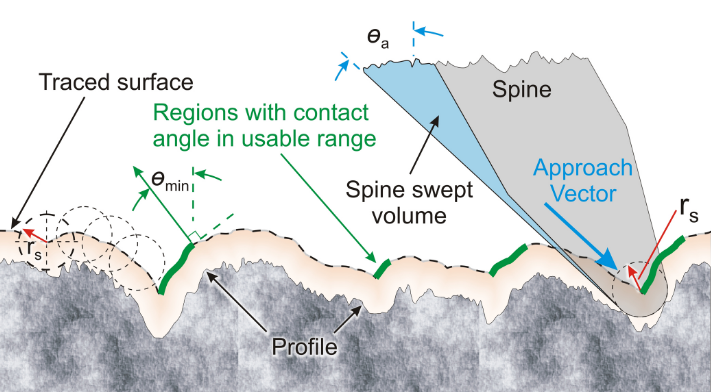
#> input picture picture/Alan T. Asbeck spine示意图.png, 711 x 392 px
$ python prepare_images.py
#> lines starting #> are read from the running program, lines starting #| are printed output that depends on the picture
"""Prepare faithful, smaller web renditions; source files in picture/ stay intact."""
from pathlib import Path
from PIL import Image, ImageOps
import json
ROOT=Path(__file__).resolve().parent.parent
OUT=ROOT/'assets'/'gallery'
OUT.mkdir(parents=True,exist_ok=True)
entries=[
 ('asbeck-2006','Alan T. Asbeck spine示意图.png','微刺与粗糙表面的接触几何','Asbeck et al. · 2006','刺尖、接近方向与可用接触角的关系。'),
 ('hawkes-2015','Elliot W. Hawkes剪切敏感材料.png','剪切方向与干黏附接合','Hawkes et al. · 2015','不同加载方向下的微结构接触状态。'),
 ('pope-2017','Morgan T. Pope scamp攀爬无人机.png','SCAMP 飞行攀爬机器人','Pope et al. · 2017','装配、机构分解与机器人实物对照。'),
 ('ruffatto-2014','Donald Ruffatto 静电吸附.png','静电与干黏附复合垫','Ruffatto et al. · 2014','嵌入电极与方向性干黏附微结构。'),
 ('modabberifar-2018','Mehdi Modabberifar SMA驱动吸附.png','腱驱动夹爪的受力示意','Modabberifar et al. · 2018','相向剪切加载与竖直承载方向。'),
 ('federle-2019','Walter Federle剪切敏感.png','生物附着中的方向性','Federle · 2019','拉动、推动与附着垫接触稳定性的关系。'),
 ('shen-2025','Yunian Shen 机器学习.png','飞行栖停的预测与控制流程','Shen et al. · 2025','从仿真和实验数据，到学习模型与栖停控制。'),
 ('yu-2024','ZhiWei Yu 柔软 PU 黏附材料微重力黏附.png','柔软黏附材料的表面适应','Yu et al. · 2024','不同接触状态下的界面形貌与贴合对照。'),
 ('fang-2026','Zhiyue FANG仿猫爪.png','仿猫爪双模夹爪的工作原理','Fang et al. · 2026','穿刺与拔出两种动作的机构关系。'),
 ('perching-concept','双模态栖息无人机.png','双模态栖息无人机概念模型','Cutus · 项目概念图','整机布局与上置附着机构的概念设计。'),
 ('perching-side','侧视图.png','栖息机构侧视与部件标注','Cutus · 项目概念图','弹簧膜片、吸附装置、微刺与 SMA 的布局示意。'),
 ('crazyflie','crazyfile 2.1brushless.png','Crazyflie 2.1 Brushless 平台','Crazyflie · 学习平台','飞控学习与栖息研究采用的平台示意。'),
 ('ustc-campus','西区我爱科大.jpg','中国科大西区 · 我爱科大','USTC · 校园影像','科研与学习之外，也记录校园里的日常。')]
manifest=[]
for slug,name,title,credit,caption in entries:
 im=ImageOps.exif_transpose(Image.open(ROOT/'picture'/name))
#> im is the input picture: PIL image 711x392 RGB; mean R, G, B 216.1, 219.4, 220.4
 # This supplied campus JPEG has a damaged grey lower region; only the intact view is used.
 if slug=='ustc-campus': im=im.crop((0,0,im.width,1380))
 im.thumbnail((1600,1600),Image.Resampling.LANCZOS)
 if im.mode not in ('RGB','RGBA'): im=im.convert('RGB')
 im.save(OUT/(slug+'.webp'),'WEBP',quality=88,method=6)
 manifest.append(dict(slug=slug,file=name,title=title,credit=credit,caption=caption,width=im.width,height=im.height))
 thumb=im.copy();thumb.thumbnail((640,640),Image.Resampling.LANCZOS);thumb.save(OUT/(slug+'-thumb.webp'),'WEBP',quality=84,method=6)
#> after `thumb.thumbnail((640, 640), Image.Resampling.LANCZOS)`:
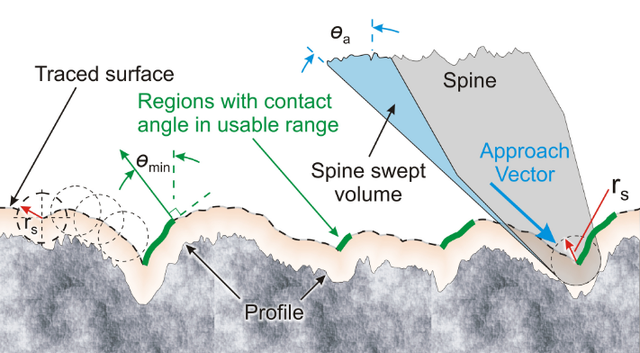
#> thumb: PIL image 640x353 RGB; mean R, G, B 216, 219.3, 220.2
#> (the run stopped early here; a loop or call above may not have finished)
